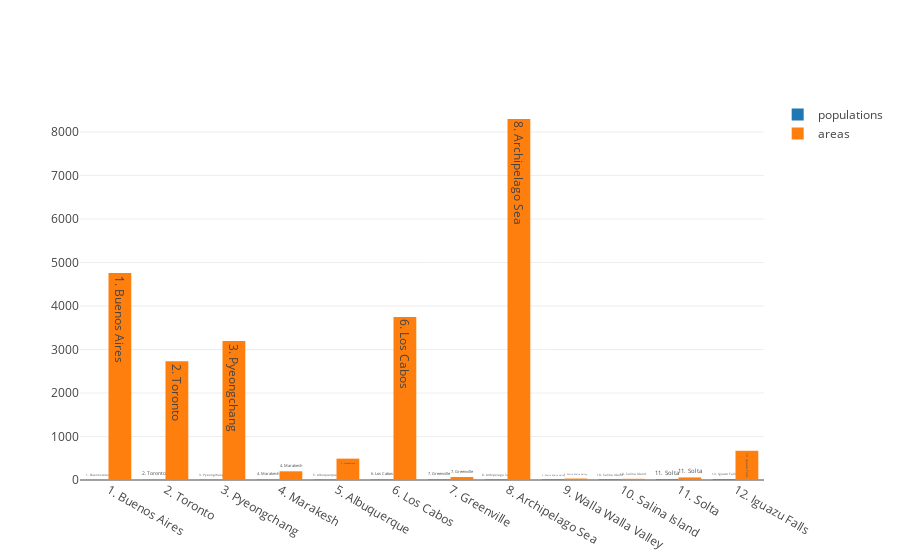

Notebook cell for this chart:
### Code cell
import plotly
plotly.offline.init_notebook_mode(connected=True)
plotly.offline.iplot([trace_populations, trace_areas])

### Figure 1 — Plotly figure (JSON) as saved in the notebook; plotly's stock layout.template omitted (floating-point values rounded to 4 significant figures)
{"data": [{"name": "populations", "text": ["1. Buenos Aires", "2. Toronto", "3. Pyeongchang", "4. Marakesh", "5. Albuquerque", "6. Los Cabos", "7. Greenville", "8. Archipelago Sea", "9. Walla Walla Valley", "10. Salina Island", "11. Solta", "12. Iguazu Falls"], "type": "bar", "x": ["1. Buenos Aires", "2. Toronto", "3. Pyeongchang", "4. Marakesh", "5. Albuquerque", "6. Los Cabos", "7. Greenville", "8. Archipelago Sea", "9. Walla Walla Valley", "10. Salina Island", "11. Solta", "12. Iguazu Falls"], "y": ["1. 2891000", "2. 2800000", "3. 2581000", "4. 928850", "5. 559277", "6. 287651", "7. 84554", "8. 60000", "9. 32237", "10. 4000", "11. 1700", "12. 0"]}, {"name": "areas", "text": ["1. Buenos Aires", "2. Toronto", "3. Pyeongchang", "4. Marakesh", "5. Albuquerque", "6. Los Cabos", "7. Greenville", "8. Archipelago Sea", "9. Walla Walla Valley", "10. Salina Island", "11. Solta", "12. Iguazu Falls"], "type": "bar", "x": ["1. Buenos Aires", "2. Toronto", "3. Pyeongchang", "4. Marakesh", "5. Albuquerque", "6. Los Cabos", "7. Greenville", "8. Archipelago Sea", "9. Walla Walla Valley", "10. Salina Island", "11. Solta", "12. Iguazu Falls"], "y": [4758, 2731, 3194, 200, 491, 3750, 68, 8300, 33, 27, 59, 672]}], "layout": {}}
